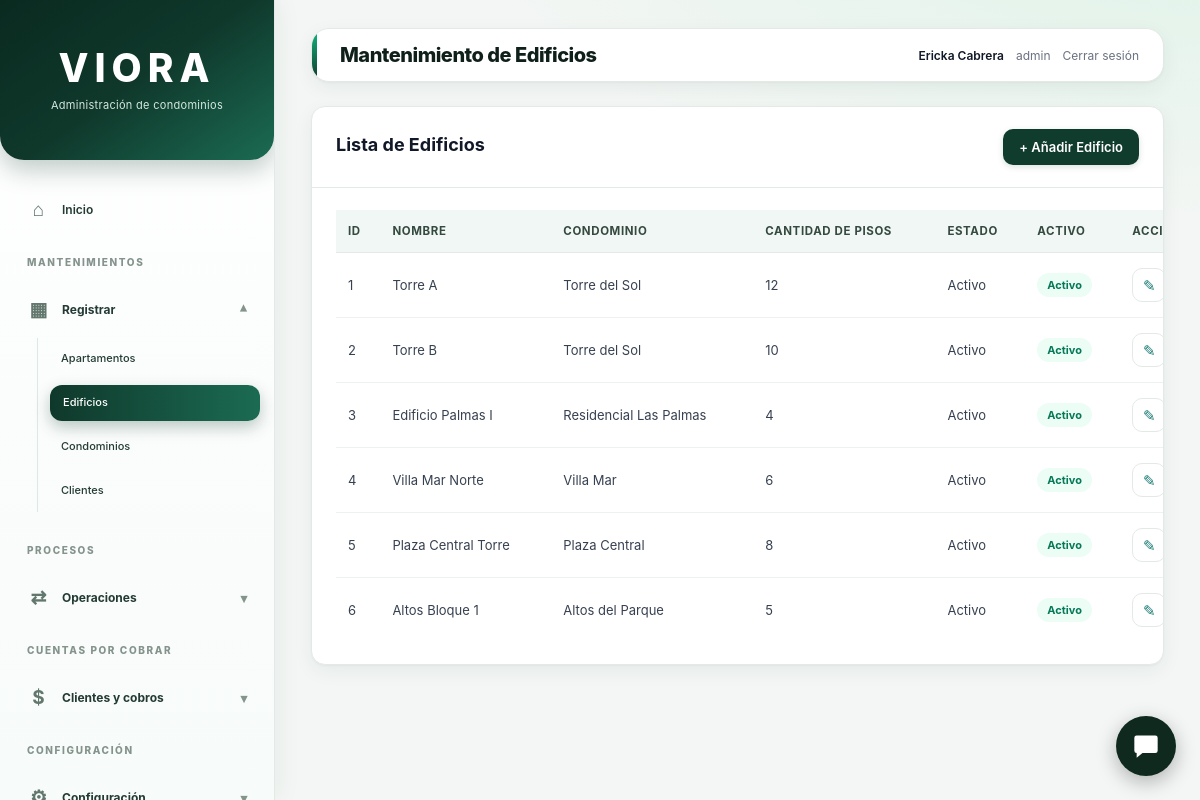
Page /Viora/mantenimientos/edificio.php (signed in) on the committed database.
### tables this page shows
CREATE TABLE `edificio` (
  `id_edificios` bigint(20) NOT NULL,
  `condominio_id` bigint(20) NOT NULL,
  `nombre` varchar(100) NOT NULL,
  `cantidad_pisos` int(11) DEFAULT NULL,
  `estado` varchar(30) DEFAULT 'Activo',
  `activo` tinyint(1) DEFAULT 1
);

CREATE TABLE `condominio` (
  `id_condominios` bigint(20) NOT NULL,
  `nombre` varchar(100) NOT NULL,
  `descripcion` text DEFAULT NULL,
  `direccion` varchar(255) NOT NULL,
  `ciudad` varchar(100) DEFAULT NULL,
  `provincia` varchar(100) DEFAULT NULL,
  `estado` varchar(30) DEFAULT 'Activo',
  `activo` tinyint(1) DEFAULT 1
);

### Viora/mantenimientos/edificio.php (the view, shortened to what this page needs)
<?php
require_once '../conf/conexion.php';
$nombre = $_SESSION['nombre_usuario'] ?? 'Usuario';
$usuario = $_SESSION['usuario'] ?? '';
$result = $conexion->query('SELECT e.id_edificios, e.condominio_id, e.nombre, e.cantidad_pisos, e.estado, e.activo, c.nombre AS nombre_condominio FROM edificio e INNER JOIN condominio c ON c.id_condominios = e.condominio_id ORDER BY e.id_edificios ASC');
function esc($valor) {
    return htmlspecialchars((string)($valor ?? ''), ENT_QUOTES, 'UTF-8');
}
?>
<!DOCTYPE html>
<html lang="es">
<head>
    <link rel="stylesheet" href="../estilos/styleP.css?v=6">
</head>
<body>
    <div class="diseño">
        <?php include 'menu_lateral.php'; ?>
        <main class="contenido">
            <header class="contenido__superior">
                <h1 class="titulo">Mantenimiento de Edificios</h1>
                <div class="filtros" role="group" aria-label="Usuario actual">
                    <span class="filtro filtro--activo"><?= esc($nombre) ?></span>
                    <span class="filtro"><?= esc($usuario) ?></span>
                    <a href="../login/logout.php" class="filtro" style="text-decoration:none;">Cerrar sesión</a>
                </div>
            </header>
            <section class="modulo">
                <div class="modulo__header">
                    <h2 class="modulo__titulo">Lista de Edificios</h2>
                    <button type="button" id="btnNuevo" class="btn-primario">+ Añadir Edificio</button>
                </div>
                <div class="modulo__cuerpo tabla-contenedor">
                    <table class="tabla">
                        <thead>
                            <tr>
                                <th>ID</th>
                                <th>Nombre</th>
                                <th>Condominio</th>
                                <th>Cantidad de pisos</th>
                                <th>Estado</th>
                                <th>Activo</th>
                                <th>Acciones</th>
                            </tr>
                        </thead>
                        <tbody>
                            <?php if ($result && $result->num_rows > 0): ?>
                                <?php while ($row = $result->fetch_assoc()): ?>
                                    <tr>
                                        <td><?= (int)$row['id_edificios'] ?></td>
                                        <td><?= esc($row['nombre']) ?></td>
                                        <td><?= esc($row['nombre_condominio']) ?></td>
                                        <td><?= $row['cantidad_pisos'] === null ? '—' : (int)$row['cantidad_pisos'] ?></td>
                                        <td><?= esc($row['estado']) ?></td>
                                        <td>
                                            <span class="badge <?= $row['activo'] ? 'badge--activo' : 'badge--inactivo' ?>">
                                                <?= $row['activo'] ? 'Activo' : 'Inactivo' ?>
                                            </span>
                                        </td>
                                        <td class="tabla__acciones">
                                            <button type="button" class="btn-icono btn-icono--editar btn-edit" data-id="<?= (int)$row['id_edificios'] ?>" title="Editar" aria-label="Editar edificio">✎</button>
                                        </td>
                                    </tr>
                                <?php endwhile; ?>
                            <?php else: ?>
                                <tr>
                                    <td colspan="7" class="tabla__vacio">No hay edificios registrados.</td>
                                </tr>
                            <?php endif; ?>
                        </tbody>
                    </table>
                </div>
            </section>
        </main>
    </div>
</body>
</html>

### Viora/estilos/styleP.css (style rules this page uses)
:root { --fondo: #f4f5f7; --panel: #ffffff; --texto: #111827; --tenue: #6b7280; --borde: #e5e7eb; --sombra: 0 4px 20px rgba(0, 0, 0, .04); --lateral-fondo: #ffffff; --lateral-texto: #374151; --lateral-hover: #f3f4f6; --lateral-activo: #0f291e; --lateral-activo-texto: #ffffff; --color-primario: #0f291e; --verde-esmeralda: #10b981; }
*, *::before, *::after { box-sizing: border-box; }
html, body { height: 100%; margin: 0; padding: 0; }
body { font-family: -apple-system, BlinkMacSystemFont, "Segoe UI", Roboto, Helvetica, Arial, sans-serif; color: var(--texto); background: var(--fondo); -webkit-font-smoothing: antialiased; }
.diseño { display: flex; min-height: 100vh; }
.contenido { flex: 1; padding: 24px 32px; overflow-y: auto; min-width: 0; }
.contenido__superior { display: flex; align-items: center; justify-content: space-between; gap: 20px; margin-bottom: 24px; background: var(--panel); padding: 14px 22px; border-radius: 16px; border: 1px solid var(--borde); box-shadow: var(--sombra); }
.contenido__superior .titulo { margin: 0; font-size: 20px; font-weight: 800; color: var(--texto); }
.filtros { display: flex; align-items: center; gap: 12px; }
.filtro { font-size: 12px; color: var(--tenue); }
.filtro--activo { font-weight: 600; color: var(--texto); }
.modulo { background: var(--panel); border: 1px solid var(--borde); border-radius: 16px; box-shadow: var(--sombra); overflow: hidden; }
.modulo__header { display: flex; justify-content: space-between; align-items: center; flex-wrap: wrap; gap: 16px; padding: 22px 24px; border-bottom: 1px solid var(--borde); }
.modulo__titulo { margin: 0 0 6px; color: var(--texto); font-size: 18px; font-weight: 700; }
.modulo__cuerpo { padding: 22px 24px; overflow-x: auto; }
.tabla { width: 100%; min-width: 900px; border-collapse: collapse; text-align: left; }
.tabla thead th { padding: 14px 12px; background: #0F382B; color: #FFFFFF; font-size: 11px; font-weight: 700; text-transform: uppercase; letter-spacing: .4px; white-space: nowrap; }
.tabla tbody td { padding: 15px 12px; border-bottom: 1px solid #edf0f2; color: #374151; font-size: 13px; vertical-align: middle; }
.tabla tbody tr:last-child td { border-bottom: none; }
.btn-icono { display: inline-flex; align-items: center; justify-content: center; width: 34px; height: 34px; padding: 0; border: 1px solid var(--borde); border-radius: 999px; background: #ffffff; cursor: pointer; font-size: 15px; }
.btn-edit { color: #0f766e; }
.badge { display: inline-block; padding: 5px 10px; border-radius: 999px; font-size: 11px; font-weight: 700; white-space: nowrap; }
.badge--activo { background: #ecfdf5; color: #047857; }
.btn-primario { display: inline-flex; align-items: center; justify-content: center; gap: 8px; background-color: #103c2e; color: #ffffff; padding: 10px 16px; border: none; border-radius: 7px; font-family: inherit; font-size: 13px; font-weight: 600; cursor: pointer; white-space: nowrap; box-shadow: 0 2px 6px rgba(16, 60, 46, 0.15); transition: all 0.2s ease; }
:root { --viora-verde: #0F382B; --viora-verde-hover: #185743; --viora-verde-claro: #E3F4EC; --viora-texto: #233B34; --viora-gris: #84938C; --viora-borde: #E7EDE9; }
.diseño { display: flex; min-height: 100vh; width: 100%; }
.diseño > .contenido { flex: 1; min-width: 0; }
@media (max-width:1250px) { .contenido__superior { flex-wrap:wrap } }

### rows in the picture
edificio: id_edificios "1", nombre "Torre A", condominio.nombre "Torre del Sol", cantidad_pisos "12", estado "Activo", activo "Activo"
edificio: id_edificios "2", nombre "Torre B", condominio.nombre "Torre del Sol", cantidad_pisos "10", estado "Activo", activo "Activo"
edificio: id_edificios "3", nombre "Edificio Palmas I", condominio.nombre "Residencial Las Palmas", cantidad_pisos "4", estado "Activo", activo "Activo"
edificio: id_edificios "4", nombre "Villa Mar Norte", condominio.nombre "Villa Mar", cantidad_pisos "6", estado "Activo", activo "Activo"
edificio: id_edificios "5", nombre "Plaza Central Torre", condominio.nombre "Plaza Central", cantidad_pisos "8", estado "Activo", activo "Activo"
edificio: id_edificios "6", nombre "Altos Bloque 1", condominio.nombre "Altos del Parque", cantidad_pisos "5", estado "Activo", activo "Activo"

### other values in the picture
$nombre "Ericka Cabrera"
$usuario "admin"
